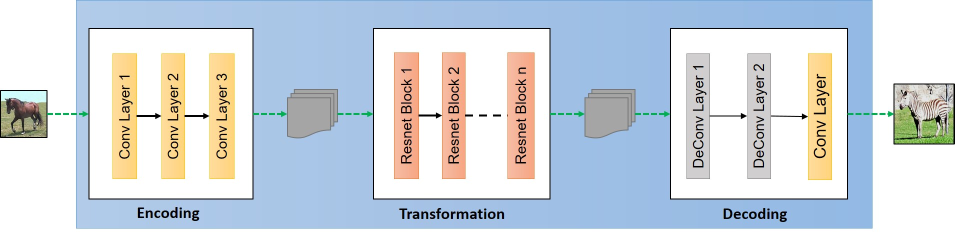
#> input picture CycleGAN/tensorflow/images/Generator.jpg, 1909 x 468 px (shown at 1/2 size)
$ python -i reader.py   (imports and definitions only)
#> lines starting #> are read from the running program, lines starting #| are printed output that depends on the picture
import os
import math
import random
import functools
import numpy as np
import paddle
from PIL import Image, ImageEnhance
import paddle.fluid as fluid
# [2 lines not run here, left out]

DATA_DIM = 224

THREAD = 8
# NOTE: if the buf_size is too large, There will be insufficient memory.
# If the program is in the docker, there will be a strange hang-up of the program.
BUF_SIZE = 1024

DATA_DIR = 'data/ILSVRC2012'

img_mean = np.array([0.485, 0.456, 0.406]).reshape((3, 1, 1))
img_std = np.array([0.229, 0.224, 0.225]).reshape((3, 1, 1))


# [51 lines left out: functions resize_short, crop_image, random_crop, rotate_image, not called in this run]


def distort_color(img):
    def random_brightness(img, lower=0.5, upper=1.5):
        e = np.random.uniform(lower, upper)
        return ImageEnhance.Brightness(img).enhance(e)

    def random_contrast(img, lower=0.5, upper=1.5):
        e = np.random.uniform(lower, upper)
        return ImageEnhance.Contrast(img).enhance(e)

    def random_color(img, lower=0.5, upper=1.5):
        e = np.random.uniform(lower, upper)
        return ImageEnhance.Color(img).enhance(e)

    ops = [random_brightness, random_contrast, random_color]
    np.random.shuffle(ops)

    img = ops[0](img)
    img = ops[1](img)
    img = ops[2](img)

    return img


# [102 lines left out: functions process_image, process_batch_data, _reader_creator, train, val, test, not called in this run]

>>> from PIL import Image
>>> picture = Image.open('../../CycleGAN/tensorflow/images/Generator.jpg')
#> picture is the input picture: PIL image 1909x468 RGB; mean R, G, B 204.9, 213.1, 221
>>> result = distort_color(picture)
#> in random_contrast, `return ImageEnhance.Contrast(img).enhance(e)`:
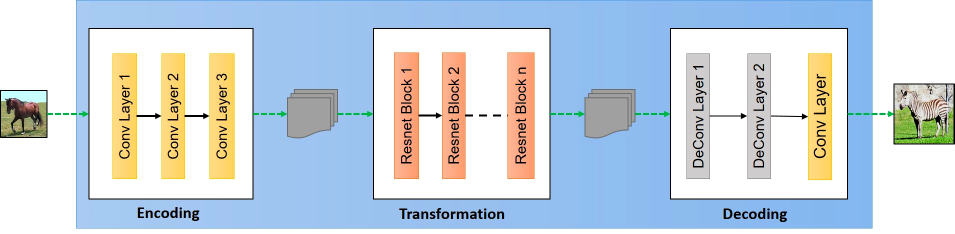
#> returned value: PIL image 1909x468 RGB (shown at 1/2 size); mean R, G, B 200, 211.7, 222.2

$ run again, on CycleGAN/tensorflow/images/discriminator.jpg
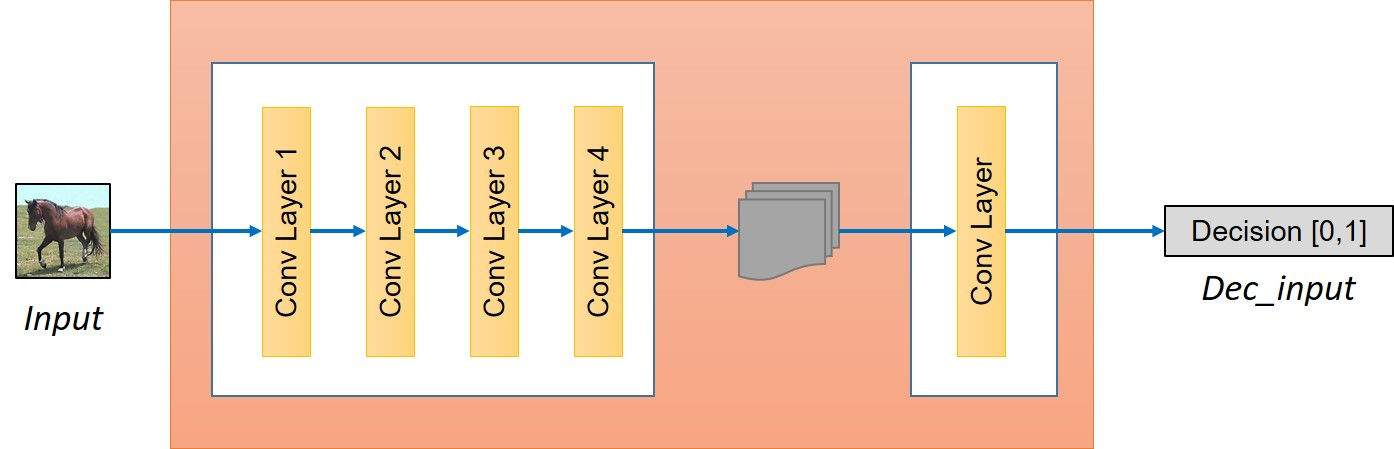
#> input picture CycleGAN/tensorflow/images/discriminator.jpg, 1394 x 449 px
#> picture is the input picture: PIL image 1394x449 RGB; mean R, G, B 242.2, 216.5, 199.7
#> in random_contrast, `return ImageEnhance.Contrast(img).enhance(e)`:
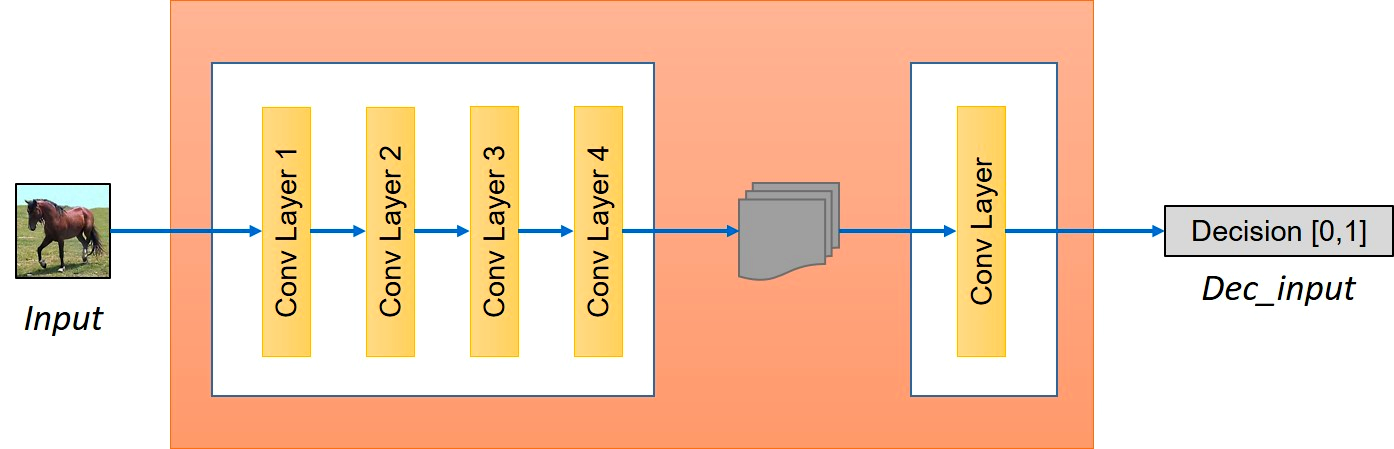
#> returned value: PIL image 1394x449 RGB; mean R, G, B 244.4, 212.6, 190.1

$ run again, on CycleGAN/tensorflow/images/distortion.jpg
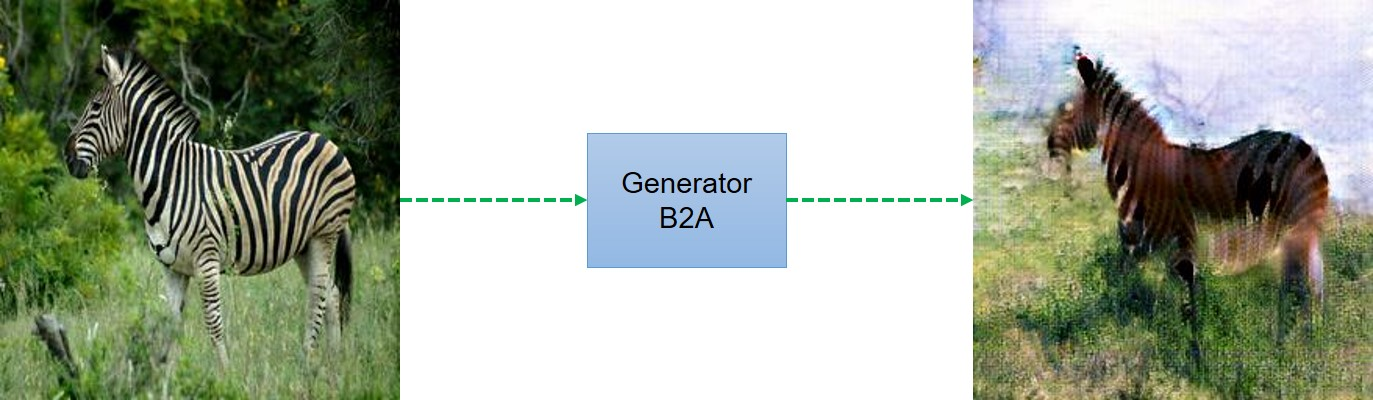
#> input picture CycleGAN/tensorflow/images/distortion.jpg, 1373 x 400 px
#> picture is the input picture: PIL image 1373x400 RGB; mean R, G, B 165.9, 173.5, 158.7
#> in random_contrast, `return ImageEnhance.Contrast(img).enhance(e)`:
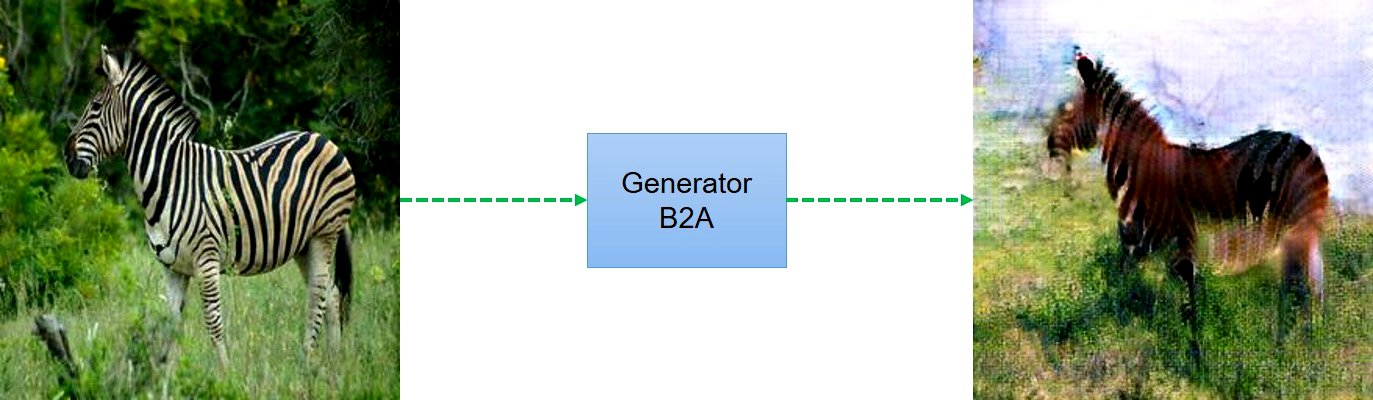
#> returned value: PIL image 1373x400 RGB; mean R, G, B 161.4, 171.3, 152.5

$ run again, on CycleGAN/tensorflow/images/model.jpg
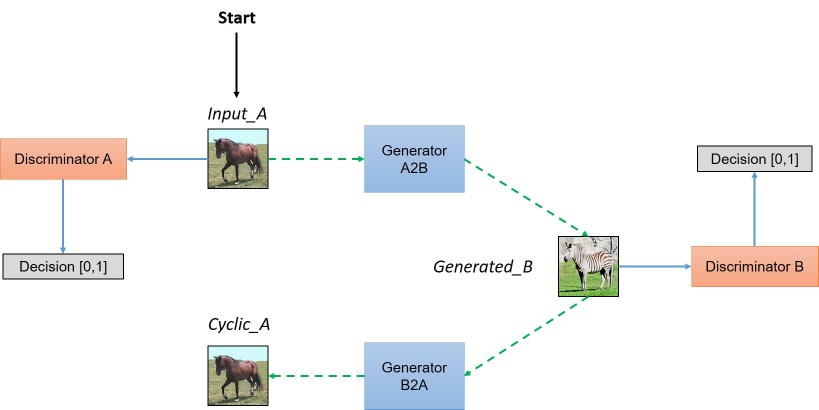
#> input picture CycleGAN/tensorflow/images/model.jpg, 1637 x 819 px (shown at 1/2 size)
#> picture is the input picture: PIL image 1637x819 RGB; mean R, G, B 243.4, 243.2, 242.9
#> in random_contrast, `return ImageEnhance.Contrast(img).enhance(e)`:
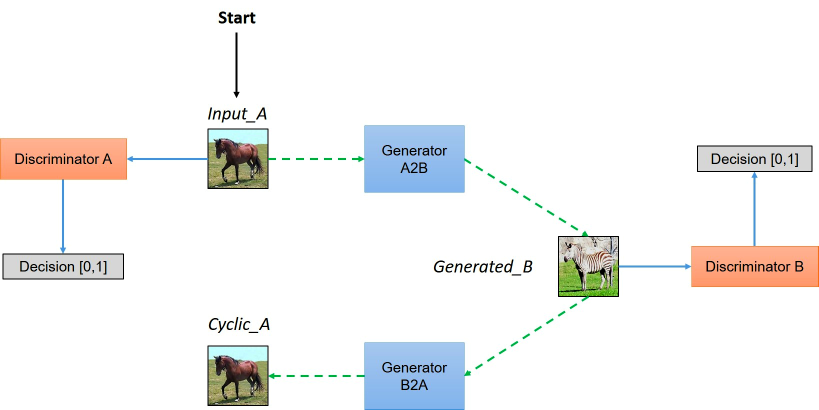
#> returned value: PIL image 1637x819 RGB (shown at 1/2 size); mean R, G, B 242.4, 242.3, 241.8
